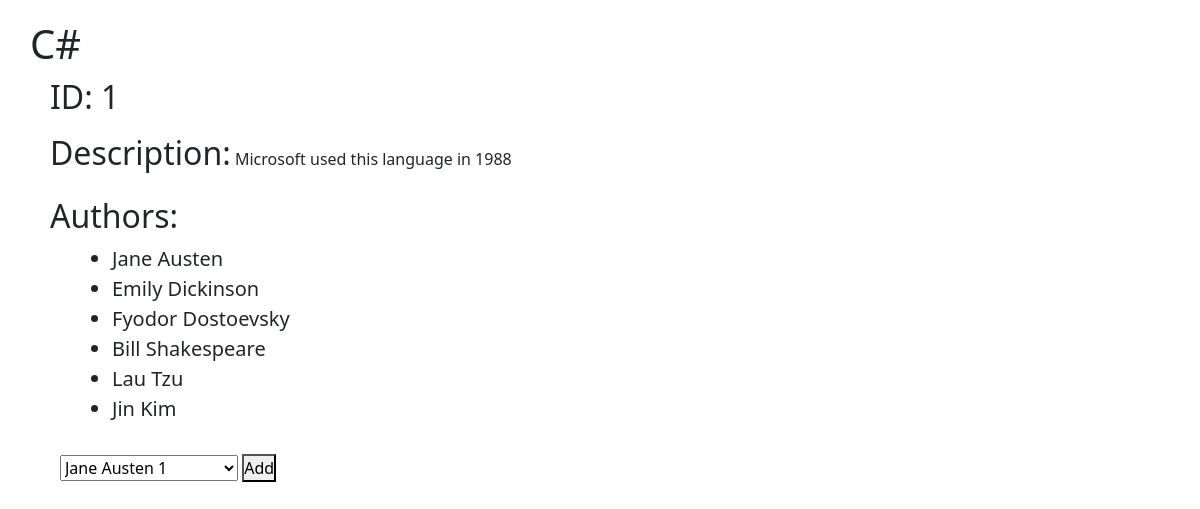
Screenshot of /books/1 with the database file from the repository.
### books_authors_app/models.py (models this page shows)
class Books(models.Model):
    title = models.CharField(max_length=255)
    desc = models.TextField()
    created_at = models.DateTimeField(auto_now_add=True)
    updated_at = models.DateTimeField(auto_now=True)

class Authors(models.Model):
    first_name = models.CharField(max_length=45)
    last_name = models.CharField(max_length=45)
    book = models.ManyToManyField(Books, related_name = "author")
    notes = models.TextField()
    created_at = models.DateTimeField(auto_now_add=True)
    updated_at = models.DateTimeField(auto_now=True)

### books_authors_app/views.py (the view)
# urls.py: path('books/<number>', views.books),
def books(request, number):
    context = {
        'info':Books.objects.get(id=int(number)),
        'author_info':Authors.objects.all(),
    }
    return render(request, 'books.html', context)

### books_authors_app/templates/books.html (shortened to what this page needs)
<!DOCTYPE html>
<html lang="en">
<head>
    <link href="https://cdn.jsdelivr.net/npm/bootstrap@5.0.0-beta2/dist/css/bootstrap.min.css" rel="stylesheet">
    {% load static %}
    <link rel="stylesheet" href="{% static 'books.css' %}">
</head>
<body>
    <div class="wrapper">
        <div>
            <h1>{{info.title}}</h1>
            <h2>ID: {{info.id}}</h2>
            <h2 class="notesinfo">Description:</h2>
            <p class="notesinfo">{{info.desc}}</p>
        </div>
        <div>
            <h2>Authors:</h2>
            <ul>
                {% for person in info.author.all %}
                    <li>{{person.first_name}} {{person.last_name}}</li>
                {% endfor %}
            </ul>
            <form action="/connectbook" method="POST">
                <select name="authorid" id="name">
                    {% for person in author_info %}
                        <option value="{{person.id}}">{{person.first_name}} {{person.last_name}} {{person.id}}</option>
                    {% endfor %}
                </select>
                <button type="submit">Add</button>
            </form>
        </div>
    </div>
</body>
</html>

### books_authors_app/static/books.css (style rules this page uses)
* { margin: 0; padding: 0; }
.wrapper { padding-top: 20px; padding-left: 30px; }
h2 { margin-left: 20px; margin-top: 10px; }
.notesinfo { display: inline-block; vertical-align: center; }
ul { margin-left: 50px; font-size: 20px; }
form { margin-left: 30px; margin-top: 30px; }
.form-select,button { display: inline-block; vertical-align: center; }

### rows the page displays
Books: title "C#", id "1", desc "Microsoft used this language in 1988"
Authors: first_name "Jane", last_name "Austen"
Authors: first_name "Emily", last_name "Dickinson"
Authors: first_name "Fyodor", last_name "Dostoevsky"
Authors: first_name "Bill", last_name "Shakespeare"
Authors: first_name "Lau", last_name "Tzu"
Authors: first_name "Jin", last_name "Kim"

### other values shown
form field authorid "Jane Austen 1"
